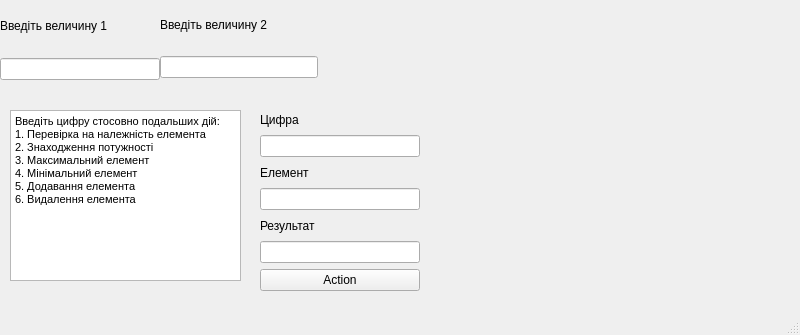
<?xml version="1.0" encoding="UTF-8"?>
<ui version="4.0">
 <class>MainWindow</class>
 <widget class="QMainWindow" name="MainWindow">
  <property name="geometry">
   <rect>
    <x>0</x>
    <y>0</y>
    <width>800</width>
    <height>335</height>
   </rect>
  </property>
  <property name="windowTitle">
   <string>MainWindow</string>
  </property>
  <widget class="QWidget" name="centralwidget">
   <widget class="QWidget" name="verticalLayoutWidget">
    <property name="geometry">
     <rect>
      <x>0</x>
      <y>0</y>
      <width>160</width>
      <height>80</height>
     </rect>
    </property>
    <layout class="QVBoxLayout" name="verticalLayout">
     <item>
      <widget class="QLabel" name="label">
       <property name="text">
        <string>Введіть величину 1</string>
       </property>
      </widget>
     </item>
     <item>
      <widget class="QLineEdit" name="size_1"/>
     </item>
    </layout>
   </widget>
   <widget class="QTextEdit" name="textEdit">
    <property name="geometry">
     <rect>
      <x>10</x>
      <y>110</y>
      <width>231</width>
      <height>171</height>
     </rect>
    </property>
    <property name="html">
     <string>&lt;!DOCTYPE HTML PUBLIC &quot;-//W3C//DTD HTML 4.0//EN&quot; &quot;http://www.w3.org/TR/REC-html40/strict.dtd&quot;&gt;
&lt;html&gt;&lt;head&gt;&lt;meta name=&quot;qrichtext&quot; content=&quot;1&quot; /&gt;&lt;style type=&quot;text/css&quot;&gt;
p, li { white-space: pre-wrap; }
&lt;/style&gt;&lt;/head&gt;&lt;body style=&quot; font-family:'MS Shell Dlg 2'; font-size:8pt; font-weight:400; font-style:normal;&quot;&gt;
&lt;p style=&quot; margin-top:0px; margin-bottom:0px; margin-left:0px; margin-right:0px; -qt-block-indent:0; text-indent:0px;&quot;&gt;Введіть цифру стосовно подальших дій:&lt;/p&gt;
&lt;p style=&quot; margin-top:0px; margin-bottom:0px; margin-left:0px; margin-right:0px; -qt-block-indent:0; text-indent:0px;&quot;&gt;1. Перевірка на належність елемента&lt;/p&gt;
&lt;p style=&quot; margin-top:0px; margin-bottom:0px; margin-left:0px; margin-right:0px; -qt-block-indent:0; text-indent:0px;&quot;&gt;2. Знаходження потужності&lt;/p&gt;
&lt;p style=&quot; margin-top:0px; margin-bottom:0px; margin-left:0px; margin-right:0px; -qt-block-indent:0; text-indent:0px;&quot;&gt;3. Максимальний елемент&lt;/p&gt;
&lt;p style=&quot; margin-top:0px; margin-bottom:0px; margin-left:0px; margin-right:0px; -qt-block-indent:0; text-indent:0px;&quot;&gt;4. Мінімальний елемент&lt;/p&gt;
&lt;p style=&quot; margin-top:0px; margin-bottom:0px; margin-left:0px; margin-right:0px; -qt-block-indent:0; text-indent:0px;&quot;&gt;5. Додавання елемента&lt;/p&gt;
&lt;p style=&quot; margin-top:0px; margin-bottom:0px; margin-left:0px; margin-right:0px; -qt-block-indent:0; text-indent:0px;&quot;&gt;6. Видалення елемента&lt;/p&gt;&lt;/body&gt;&lt;/html&gt;</string>
    </property>
   </widget>
   <widget class="QWidget" name="verticalLayoutWidget_2">
    <property name="geometry">
     <rect>
      <x>260</x>
      <y>110</y>
      <width>160</width>
      <height>181</height>
     </rect>
    </property>
    <layout class="QVBoxLayout" name="verticalLayout_2">
     <item>
      <widget class="QLabel" name="label_2">
       <property name="text">
        <string>Цифра</string>
       </property>
      </widget>
     </item>
     <item>
      <widget class="QLineEdit" name="action"/>
     </item>
     <item>
      <widget class="QLabel" name="label_3">
       <property name="text">
        <string>Елемент</string>
       </property>
      </widget>
     </item>
     <item>
      <widget class="QLineEdit" name="n1"/>
     </item>
     <item>
      <widget class="QLabel" name="label_4">
       <property name="text">
        <string>Результат</string>
       </property>
      </widget>
     </item>
     <item>
      <widget class="QLineEdit" name="result"/>
     </item>
     <item>
      <widget class="QPushButton" name="push">
       <property name="text">
        <string>Action</string>
       </property>
      </widget>
     </item>
    </layout>
   </widget>
   <widget class="QLabel" name="label_5">
    <property name="geometry">
     <rect>
      <x>160</x>
      <y>0</y>
      <width>158</width>
      <height>50</height>
     </rect>
    </property>
    <property name="text">
     <string>Введіть величину 2</string>
    </property>
   </widget>
   <widget class="QLineEdit" name="size_2">
    <property name="geometry">
     <rect>
      <x>160</x>
      <y>56</y>
      <width>158</width>
      <height>22</height>
     </rect>
    </property>
    <property name="text">
     <string/>
    </property>
   </widget>
  </widget>
  <widget class="QMenuBar" name="menubar">
   <property name="geometry">
    <rect>
     <x>0</x>
     <y>0</y>
     <width>800</width>
     <height>21</height>
    </rect>
   </property>
  </widget>
  <widget class="QStatusBar" name="statusbar"/>
 </widget>
 <resources/>
 <connections/>
</ui>
